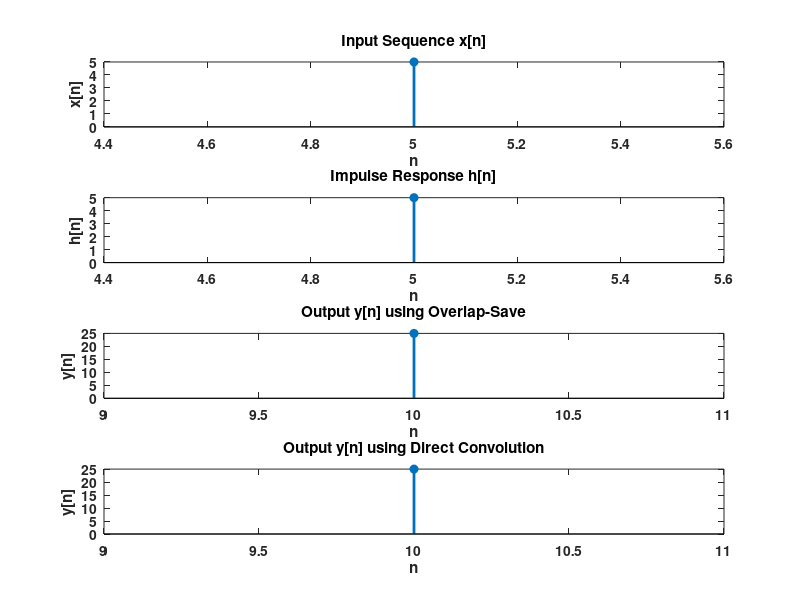

This figure's MATLAB source:
x = input('Enter input sequence x (row vector): ');
n0x = input('Enter the index of x[1] (first element of x): ');
h = input('Enter impulse response h (row vector): ');
n0h = input('Enter the index of h[1] (first element of h): ');
L = input('Enter block length L: ');

Nx = length(x);
Nh = length(h);
M = L + Nh - 1;

numblocks = 0;
while numblocks * L < Nx + Nh - 1
    numblocks = numblocks + 1;
end

xpadded = [zeros(1, Nh - 1), x];
xpadded = [xpadded, zeros(1, numblocks * L + Nh - 1 - length(xpadded))];
y = [];

for b = 0:numblocks - 1
    startidx = b * L + 1;
    endidx = startidx + M - 1;
    xblock = xpadded(startidx:endidx);
    yblock = zeros(1, M);
    for n = 1:M
        s = 0;
        for k = 1:Nh
            if (n - k + 1 > 0) && (n - k + 1 <= length(xblock))
                s = s + h(k) * xblock(n - k + 1);
            end
        end
        yblock(n) = s;
    end
    y = [y, yblock(Nh:end)];
end

y = y(1:Nx + Nh - 1);
n0y = n0x + n0h;
ny = n0y:n0y + length(y) - 1;

yd = zeros(1, Nx + Nh - 1);
for n = 1:(Nx + Nh - 1)
    s = 0;
    for k = 1:Nh
        m = n - k + 1;
        if (m > 0 && m <= Nx)
            s = s + h(k) * x(m);
        end
    end
    yd(n) = s;
end

nyd = n0x + n0h : n0x + n0h + length(yd) - 1;

disp('Result of convolution using Overlap-Save:');
disp(['Indices: ', mat2str(ny)]);
disp(['Values: ', mat2str(y)]);
disp('Result of convolution using Direct Method:');
disp(['Indices: ', mat2str(nyd)]);
disp(['Values: ', mat2str(yd)]);

subplot(4,1,1);
stem(n0x:n0x + Nx - 1, x, 'filled', 'LineWidth', 2);
title('Input Sequence x[n]');
xlabel('n'); ylabel('x[n]');
set(gca, 'FontWeight', 'bold');

subplot(4,1,2);
stem(n0h:n0h + Nh - 1, h, 'filled', 'LineWidth', 2);
title('Impulse Response h[n]');
xlabel('n'); ylabel('h[n]');
set(gca, 'FontWeight', 'bold');

subplot(4,1,3);
stem(ny, y, 'filled', 'LineWidth', 2);
title('Output y[n] using Overlap-Save');
xlabel('n'); ylabel('y[n]');
set(gca, 'FontWeight', 'bold');

subplot(4,1,4);
stem(nyd, yd, 'filled', 'LineWidth', 2);
title('Output y[n] using Direct Convolution');
xlabel('n'); ylabel('y[n]');
set(gca, 'FontWeight', 'bold');
